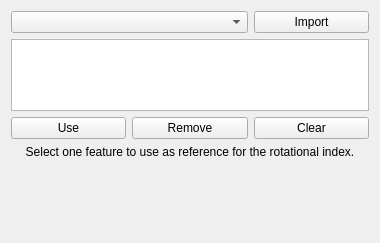
<?xml version="1.0" encoding="UTF-8"?>
<ui version="4.0">
 <class>Form</class>
 <widget class="QWidget" name="Form">
  <property name="geometry">
   <rect>
    <x>0</x>
    <y>0</y>
    <width>380</width>
    <height>243</height>
   </rect>
  </property>
  <property name="sizePolicy">
   <sizepolicy hsizetype="Preferred" vsizetype="Expanding">
    <horstretch>0</horstretch>
    <verstretch>0</verstretch>
   </sizepolicy>
  </property>
  <property name="windowTitle">
   <string>Form</string>
  </property>
  <property name="windowIcon">
   <iconset>
    <normaloff>:/icons/Path_BaseGeometry.svg</normaloff>:/icons/Path_BaseGeometry.svg</iconset>
  </property>
  <layout class="QGridLayout" name="gridLayout">
   <item row="2" column="2">
    <widget class="QPushButton" name="clearBase">
     <property name="toolTip">
      <string>&lt;html&gt;&lt;head/&gt;&lt;body&gt;&lt;p&gt;Clears list of base geometries.&lt;/p&gt;&lt;/body&gt;&lt;/html&gt;</string>
     </property>
     <property name="text">
      <string>Clear</string>
     </property>
    </widget>
   </item>
   <item row="1" column="0" colspan="3">
    <widget class="QListWidget" name="baseList">
     <property name="enabled">
      <bool>true</bool>
     </property>
     <property name="sizePolicy">
      <sizepolicy hsizetype="MinimumExpanding" vsizetype="Preferred">
       <horstretch>0</horstretch>
       <verstretch>0</verstretch>
      </sizepolicy>
     </property>
     <property name="minimumSize">
      <size>
       <width>0</width>
       <height>50</height>
      </size>
     </property>
     <property name="toolTip">
      <string>&lt;html&gt;&lt;head/&gt;&lt;body&gt;&lt;p&gt;Select one or more features in the 3d view and press 'Add' to add them as the base items for this operation.&lt;/p&gt;&lt;p&gt;&lt;br/&gt;&lt;/p&gt;&lt;p&gt;Selected features can be deleted entirely.&lt;/p&gt;&lt;/body&gt;&lt;/html&gt;</string>
     </property>
     <property name="sizeAdjustPolicy">
      <enum>QAbstractScrollArea::AdjustToContents</enum>
     </property>
     <property name="selectionMode">
      <enum>QAbstractItemView::ExtendedSelection</enum>
     </property>
     <property name="resizeMode">
      <enum>QListView::Adjust</enum>
     </property>
    </widget>
   </item>
   <item row="5" column="0" colspan="3">
    <widget class="QLabel" name="hint">
     <property name="text">
      <string>Select one feature to use as reference for the rotational index.</string>
     </property>
     <property name="alignment">
      <set>Qt::AlignCenter</set>
     </property>
     <property name="wordWrap">
      <bool>true</bool>
     </property>
    </widget>
   </item>
   <item row="2" column="1">
    <widget class="QPushButton" name="deleteBase">
     <property name="toolTip">
      <string>&lt;html&gt;&lt;head/&gt;&lt;body&gt;&lt;p&gt;Remove the selected list items from the list of base geometries. The operation will not be applied to them.&lt;/p&gt;&lt;/body&gt;&lt;/html&gt;</string>
     </property>
     <property name="text">
      <string>Remove</string>
     </property>
    </widget>
   </item>
   <item row="0" column="0" colspan="2">
    <widget class="QComboBox" name="geometryImportList">
     <property name="sizePolicy">
      <sizepolicy hsizetype="Expanding" vsizetype="Fixed">
       <horstretch>0</horstretch>
       <verstretch>0</verstretch>
      </sizepolicy>
     </property>
     <property name="toolTip">
      <string>&lt;html&gt;&lt;head/&gt;&lt;body&gt;&lt;p&gt;List of operations with Base Geometry in current Job.&lt;/p&gt;&lt;/body&gt;&lt;/html&gt;</string>
     </property>
    </widget>
   </item>
   <item row="0" column="2">
    <widget class="QPushButton" name="geometryImportButton">
     <property name="text">
      <string>Import</string>
     </property>
    </widget>
   </item>
   <item row="7" column="0">
    <spacer name="verticalSpacer">
     <property name="orientation">
      <enum>Qt::Vertical</enum>
     </property>
     <property name="sizeHint" stdset="0">
      <size>
       <width>20</width>
       <height>40</height>
      </size>
     </property>
    </spacer>
   </item>
   <item row="2" column="0">
    <widget class="QPushButton" name="addBase">
     <property name="toolTip">
      <string>&lt;html&gt;&lt;head/&gt;&lt;body&gt;&lt;p&gt;Add selected features to the list of base geometries for this operation.&lt;/p&gt;&lt;/body&gt;&lt;/html&gt;</string>
     </property>
     <property name="text">
      <string>Use</string>
     </property>
    </widget>
   </item>
  </layout>
 </widget>
 <resources/>
 <connections/>
</ui>
